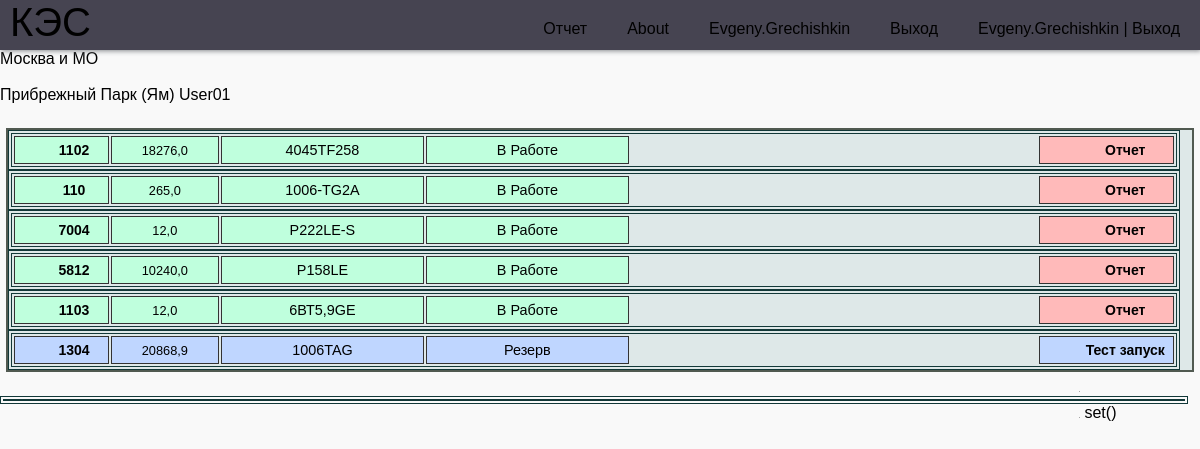
Page /area/4/ (signed in) on the earlier database version.
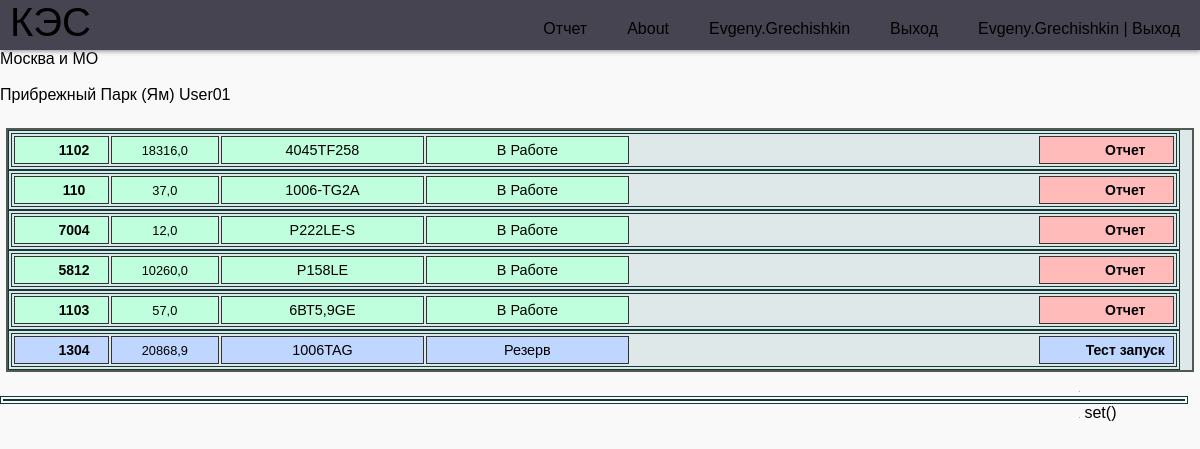
Same page on the later database version.
### report/models.py (models this page shows, shortened)
class CreateDGU(models.Model):
    name = models.CharField(max_length=30, verbose_name="Номер Дгу")
    hours = models.FloatField(null=True, default=0, verbose_name='МотоЧасы')
    maker_dvs = models.ForeignKey(Maker, on_delete=models.SET_NULL, null=True, blank=True, verbose_name="Производитель")
    long_name = models.CharField(max_length=30, null=True, blank=True, verbose_name="Название Дгу")
    post_name = models.ForeignKey(Post, on_delete=models.SET_NULL, null=True, blank=True, verbose_name="Название поста")
    dvs = models.ForeignKey(DVS, on_delete=models.SET_NULL, null=True, blank=True, verbose_name="ДВС")
    alternator = models.ForeignKey(Alternator, on_delete=models.SET_NULL, null=True, blank=True, verbose_name="Генератор")
    location = models.ForeignKey(Location, on_delete=models.SET_NULL, null=True, blank=True, verbose_name="Обьект")
    work = models.BooleanField(default=False, verbose_name='в Работе')
    status = models.ForeignKey(Status, on_delete=models.SET_NULL, null=True, verbose_name="Состояние")
    emkost_nak = models.ForeignKey(TK, on_delete=models.SET_NULL, default=1,
                                   null=True, blank=True, verbose_name="Номер накопительной емкости")
    emkost_pit = models.ForeignKey(Emkost, on_delete=models.SET_NULL, default=1,
                                   null=True, blank=True, verbose_name="Номер питательной емкости")
    pump_meter = models.ForeignKey(Pump_meter, on_delete=models.SET_NULL, default=1,
                                   null=True, blank=True, verbose_name="Счетчик насоса")
    mercury = models.ForeignKey(Mercury, on_delete=models.SET_NULL, null=True, blank=True, default=1,
                                verbose_name="Счетчик меркурий")
    paralel = models.BooleanField(default=False, verbose_name='Паралель')
    koguch = models.BooleanField(default=False, verbose_name='Кожухное Исполнение')
    weight = models.PositiveIntegerField(null=True, blank=True, default=0, verbose_name='Вес кг')
    lsh = models.CharField(max_length=100, null=True, blank=True, verbose_name="Длинна * Ширина * Высота ")
    title = models.CharField(max_length=250, blank=True, verbose_name='Описание  проблем')
    data_to = models.DateField(blank=True, null=True,  verbose_name='Дата последнего ТО')
    motochas_to = models.PositiveIntegerField(null=True, blank=True,  verbose_name='Моточасы последнего ТО')
    interval_to = models.PositiveIntegerField(null=True, blank=True, default=300, verbose_name='Межсервисный интервал')
    nagruzka = models.BooleanField(default=True, verbose_name='Нагрузка')
    active = models.BooleanField(default=True, verbose_name='Активная Нагрузка')
    reactive = models.BooleanField(default=True, verbose_name='Реактивная Нагрузка')
    full_load = models.BooleanField(default=True, verbose_name='Полная Нагрузка')
    l1 = models.BooleanField(default=True, verbose_name='L1')
    l2 = models.BooleanField(default=True, verbose_name='L2')
    l3 = models.BooleanField(default=True, verbose_name='L3')
    voltage = models.BooleanField(default=True, verbose_name='Напряжение')
    frequency = models.BooleanField(default=True, verbose_name='Частота')
    dmasla = models.BooleanField(default=True, verbose_name='Давление масла')
    tog = models.BooleanField(default=True, verbose_name='Темп. Охл. Жидкости')
    akb = models.BooleanField(default=True, verbose_name='АКБ')
    primechanie = models.BooleanField(default=True, verbose_name='Примечания')
    tk_nak = models.BooleanField(default=True, verbose_name='ТК')
    emk_pit = models.BooleanField(default=True, verbose_name='Емкость питательная')
    pump_m = models.BooleanField(default=True, verbose_name='Счетчик Насоса')
    mrc = models.BooleanField(default=False, verbose_name='Меркурий')
    class Meta:
        verbose_name = 'ДГУ'
        verbose_name_plural = 'ДГУ'

class DVS(models.Model):
    model_dvs = models.ForeignKey(DVSmodel, on_delete=models.SET_NULL, blank=True, null=True, verbose_name="ДВС")
    sn = models.CharField(max_length=70, blank=True, verbose_name='Серейный номер')
    engine_hours = models.FloatField(default=0, null=True, verbose_name="Моточасы")
    title = models.CharField(max_length=250, blank=True, verbose_name='Описание')
    class Meta:
        verbose_name = 'ДВС'
        verbose_name_plural = 'ДВС'

class DVSmodel(models.Model):
    model_dvs = models.CharField(blank=True, max_length=30, verbose_name='Модель ДВС')
    maker_dvs = models.ForeignKey(Maker, on_delete=models.SET_NULL, null=True, verbose_name="Производитель")
    power = models.IntegerField(blank=True, verbose_name="Мощьность ДВС")
    cylinders = models.IntegerField(blank=True, verbose_name="Количество цилиндров")
    volume = models.DecimalField(blank=True, null=True, max_digits=5, decimal_places=2,  verbose_name="Объем ДВС")
    weight = models.PositiveIntegerField(null=True, blank=True, default=0, verbose_name='Вес кг')
    title = models.CharField(max_length=250, blank=True, verbose_name='Описание')
    class Meta:
        verbose_name = 'Модель ДВС'
        verbose_name_plural = 'Модель ДВС'

### report/views.py (the view)
# urls.py: path("area/<int:id>/", area, name='area'),
@login_required
def area(request, id):
    y, m, d = (int(i) for i in date.today().isoformat().split("-"))
    dgus = CreateDGU.objects.filter(location=id)
    location = Location.objects.get(id=id)
    object_kes = Location.objects.get(id=id).object_kes.name
    report = ReportDGU.objects.filter(time_create__date=date(y, m, d), dgu__location__id=id)
    rpt = set(i.dgu.name for i in report)
    return render(request, "area.html",
                  {'dgus': dgus, 'location': location, 'object_kes': object_kes,
                   'report': report, 'rpt': rpt})

### report/templates/area.html (shortened to what this page needs)
{% extends 'base.html' %}
{% load static %}
{% block css %}
    <link rel="stylesheet" href="{% static 'style/style.css' %}">
    <link rel="stylesheet" href="{% static 'style/style_area.css' %}">
{% endblock css %}
{% block content %}
<main>
    <p>{{ object_kes }}</p> <br>
    <p>{{ location.name }} {{ location.operator }}</p> <br>
        <div class="blok_1  inline">
            {% for dgu in dgus %}
                <table>
                    <tr>
                        {% if dgu.status.id == 2 %}
                            <td class="st1 dgu_status_avar"><a href="{% url 'dgu' dgu.id %}" >{{dgu.name}}</a></td>
                            <td class="st5 dgu_status_avar">{{dgu.dvs.engine_hours}}</td>
                            <td class="st2 dgu_status_avar">{{dgu.dvs.model_dvs.model_dvs}}</td>
                            <td class="st3 dgu_status_avar">Аварийная остановка</td>
                            <td class="st6 dgu_status_avar">{{dgu.title}}</td>
                            <td class="st4 dgu_status_avar"><a href="../../create_report/{{dgu.id}}">Ремонт</a></td>
                        {% elif not dgu.work %}
                            <td class="st1 dgu_status_res"><a href="{% url 'dgu' dgu.id %}" >{{dgu.name}}</a></td>
                            <td class="st5 dgu_status_res">{{dgu.dvs.engine_hours}}</td>
                            <td class="st2 dgu_status_res">{{dgu.dvs.model_dvs.model_dvs}}</td>
                                {% if dgu.status.id == 4 %}
                                    <td class="st3 dgu_status_rem">Требуется незн. ремонт</td>
                                {% elif dgu.status.id == 5 %}
                                    <td class="st3 dgu_status_avar">Требуется ТО</td>
                                {% else %}
                                    <td class="st3 dgu_status_res">Резерв</td>
                                {% endif %}
                            <td class="st6 dgu_status_res">{{dgu.title}}</td>
                            <td class="st4 dgu_status_res"><a href="../../create_report/{{dgu.id}}">Тест запуск</a></td>
                        {% elif dgu.work %}
                            <td class="st1 dgu_status_rab" ><a href="{% url 'dgu' dgu.id %}" >{{dgu.name}}</a></td>
                            <td class="st5 dgu_status_rab">{{dgu.dvs.engine_hours}}</td>
                            <td class="st2 dgu_status_rab">{{dgu.dvs.model_dvs.model_dvs}}</td>
                                {% if dgu.status.id == 4 %}
                                    <td class="st3 dgu_status_rem">Требуется незн. ремонт</td>
                                {% elif dgu.status.id == 5 %}
                                    <td class="st3 dgu_status_avar">Требуется ТО</td>
                                {% else %}
                                    <td class="st3 dgu_status_rab">В Работе</td>
                                {% endif %}
                            <td class="st6 dgu_status_rab">{{dgu.title}}</td>
                            {% if dgu.name in rpt %}
                            <td class="st4 dgu_status_rab"><a href="../../create_report/{{dgu.id}}">Отчет</a></td>
                            {% else %}
                            <td class="st4 dgu_status_avar"><a href="../../create_report/{{dgu.id}}">Отчет</a></td>
                            {% endif %}
                        {% endif %}
                    </tr></table>
                {% endfor %}
            </div>
    <table>
    </table>
    {{ rpt }}
</main>
{% endblock content %}

Differences in the rows shown:
changed CreateDGU "4045TF258": dvs.engine_hours "18276,0" → "18316,0"
changed CreateDGU "1006-TG2A": dvs.engine_hours "265,0" → "37,0"
changed CreateDGU "Р158LE": dvs.engine_hours "10240,0" → "10260,0"
changed CreateDGU "6ВТ5,9GE": dvs.engine_hours "12,0" → "57,0"
